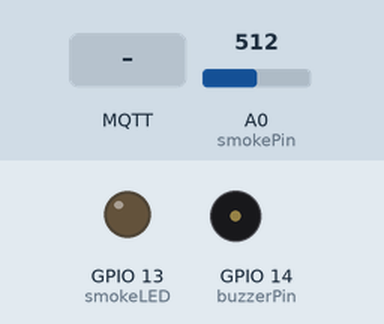
Recording of a sketch running on a simulated ESP8266 (NodeMCU). Shown: output pins drawn as LEDs (lit = HIGH), buzzer (waves = sounding). Inputs (shaded band) come from the test bench; at power-on: A0 (smokePin) = 512. WiFi joins after 1.5 s; servers stay silent unless stated; no MQTT or app messages arrive unless stated; what the sketch prints to the serial monitor is not drawn.

Above: at 2.7 s.
2.8 s: MQTT message "1" arrives on the third subscribed topic
At 2.88 s:
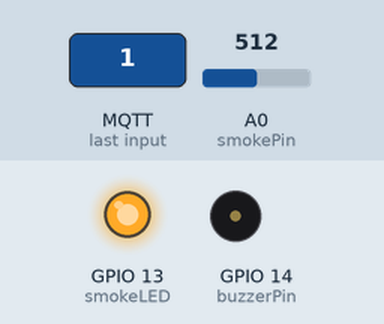
At 5.3 s:
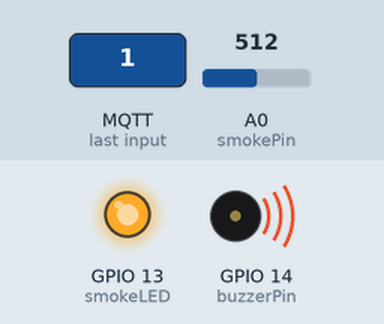
5.8 s: MQTT message "0" arrives on the third subscribed topic
At 5.89 s:
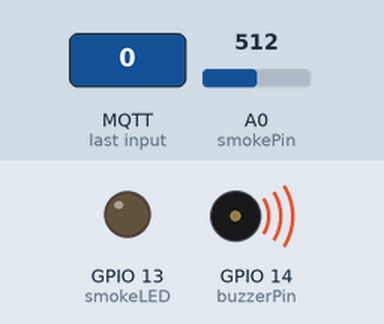
Timing chart, 0 to 8.8 s (numbered marks = the images above; inputs shaded):
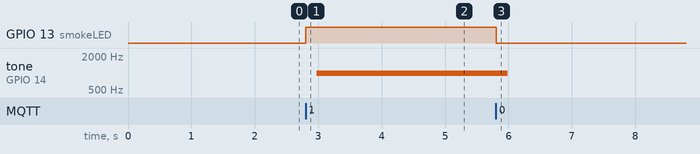

The sketch:

mqtt_esp8266_smoke.ino
```cpp
/*****

 All the resources for this project:
 https://rntlab.com/

*****/

// Loading the required libraries
#include <ESP8266WiFi.h>
#include <PubSubClient.h>
#include <RCSwitch.h>
#include "DHT.h"

// Uncomment one of the lines bellow for whatever DHT sensor type you're using!
#define DHTTYPE DHT11   // DHT 11
//#define DHTTYPE DHT21   // DHT 21 (AM2301)
//#define DHTTYPE DHT22   // DHT 22  (AM2302), AM2321

// Change the credentials below, so your ESP8266 connects to your router
const char* ssid = "YOUR_SSID";
const char* password = "YOUR_PASSWORD";

// Change the variable to your Raspberry Pi IP address, so it connects to your MQTT broker
const char* mqtt_server = "YOUR_RPi_IP_Address";

// Initializes the espClient
WiFiClient espClient;
PubSubClient client(espClient);

RCSwitch mySwitch = RCSwitch();

// Smoke Sensor
int smokePin = A0;
// DHT Sensor
const int DHTPin = 5;

// Initialize DHT sensor.
DHT dht(DHTPin, DHTTYPE);

// Smoke Threshold
int smokeThres = 60;

// Control Variables
boolean armSmoke = false;
boolean smokeTriggered = false;

// Status LEDs
const int smokeLED = 13;

// Buzzer
const int buzzerPin = 14;

// Timers auxiliar variables
long now = millis();
long lastMeasure = 0;
long lastSmokeCheck = 0;

// Don't change the function below. This functions connects your ESP8266 to your router
void setup_wifi() {
  delay(10);
  // We start by connecting to a WiFi network
  Serial.println();
  Serial.print("Connecting to ");
  Serial.println(ssid);
  WiFi.begin(ssid, password);
  while (WiFi.status() != WL_CONNECTED) {
    delay(500);
    Serial.print(".");
  }
  Serial.println("");
  Serial.print("WiFi connected - ESP IP address: ");
  Serial.println(WiFi.localIP());
}

// This functions is executed when some device publishes a message to a topic that your ESP8266 is subscribed to
// Change the function below to add logic to your program, so when a device publishes a message to a topic that
// your ESP8266 is subscribed you can actually do something
void callback(String topic, byte* message, unsigned int length) {
  Serial.print("Message arrived on topic: ");
  Serial.print(topic);
  Serial.print(". Message: ");
  String messageTemp;

  for (int i = 0; i < length; i++) {
    Serial.print((char)message[i]);
    messageTemp += (char)message[i];
  }
  Serial.println();

  // Feel free to add more if statements to control more GPIOs with MQTT

  // If a message is received on the topic home/office/esp1/desk, you check if the message is either 1 or 0. Turns the Desk outlet according to the message
  if(topic=="home/office/esp1/desk"){
      Serial.print("Changing Desk light to ");
      if(messageTemp == "1"){
        mySwitch.send("000101010101000101010101");
        Serial.print("On");
      }
      else if(messageTemp == "0"){
        mySwitch.send("000101010101000101010100");
        Serial.print("Off");
      }
  }
  if(topic=="home/office/esp1/workbench"){
      Serial.print("Changing Workbench light to ");
      if(messageTemp == "1"){
        mySwitch.send("000101010101010001010101");
        Serial.print("On");
      }
      else if(messageTemp == "0"){
        mySwitch.send("000101010101010001010100");
        Serial.print("Off");
      }
  }
  if(topic=="home/office/esp1/smoke"){
      Serial.print("SMOKE SENSOR STATUS CHANGE");
      if(messageTemp == "1"){
        Serial.print("Smoke Sensor Armed");
        client.publish("home/office/esp1/smoke/status", "Armed");
        client.publish("home/office/esp1/smoke/notification", "NO SMOKE");
        armSmoke = true;
        smokeTriggered = false;
        digitalWrite(smokeLED, HIGH);
      }
      else if(messageTemp == "0"){
        Serial.print("Smoke Sensor Not Armed");
        client.publish("home/office/esp1/smoke/status", "Not Armed");
        client.publish("home/office/esp1/smoke/notification", "NO SMOKE");
        armSmoke = false;
        smokeTriggered = false;
        digitalWrite(smokeLED, LOW);
      }
   }
  Serial.println();
}

// This functions reconnects your ESP8266 to your MQTT broker
// Change the function below if you want to subscribe to more topics with your ESP8266
void reconnect() {
  // Loop until we're reconnected
  while (!client.connected()) {
    Serial.print("Attempting MQTT connection...");
    // Attempt to connect
    if (client.connect("ESP8266Client")) {
      Serial.println("connected");
      // Once connected, publish an announcement...
      client.publish("home/office/esp1/smoke/status", "Not Armed");
      client.publish("home/office/esp1/smoke/notification", "NO SMOKE");
      // Subscribe or resubscribe to a topic
      // You can subscribe to more topics (to control more LEDs in this example)
      client.subscribe("home/office/esp1/desk");
      client.subscribe("home/office/esp1/workbench");
      client.subscribe("home/office/esp1/smoke");
    } else {
      Serial.print("failed, rc=");
      Serial.print(client.state());
      Serial.println(" try again in 5 seconds");
      // Wait 5 seconds before retrying
      delay(5000);
    }
  }
}

// The setup function sets your ESP GPIOs to Outputs, starts the serial communication at a baud rate of 115200
// Sets your mqtt broker and sets the callback function
// The callback function is what receives messages and actually controls the LEDs
void setup() {
  pinMode(smokeLED, OUTPUT);
  pinMode(buzzerPin, OUTPUT);

  pinMode(smokePin, INPUT);

  dht.begin();

  Serial.begin(115200);
  setup_wifi();
  client.setServer(mqtt_server, 1883);
  client.setCallback(callback);

  mySwitch.enableTransmit(16);
}

// For this project, you don't need to change anything in the loop function. Basically it ensures that you ESP is connected to your broker
void loop() {

  if (!client.connected()) {
    reconnect();
  }
  client.loop();
  now = millis();
  // Publishes new temperature and humidity every 30 seconds
  if (now - lastMeasure > 30000) {
    lastMeasure = now;
    // Sensor readings may also be up to 2 seconds 'old' (its a very slow sensor)
    float h = dht.readHumidity();
    // Read temperature as Celsius (the default)
    float t = dht.readTemperature();
    // Read temperature as Fahrenheit (isFahrenheit = true)
    float f = dht.readTemperature(true);

    // Check if any reads failed and exit early (to try again).
    if (isnan(h) || isnan(t) || isnan(f)) {
      Serial.println("Failed to read from DHT sensor!");
      return;
    }

    // Computes temperature values in Celsius
    float hic = dht.computeHeatIndex(t, h, false);
    static char temperatureTemp[6];
    dtostrf(hic, 6, 2, temperatureTemp);

    // Uncomment to compute temperature values in Fahrenheit
    // float hif = dht.computeHeatIndex(f, h);
    // static char temperatureTemp[6];
    // dtostrf(hic, 6, 2, temperatureTemp);

    static char humidityTemp[6];
    dtostrf(h, 6, 2, humidityTemp);

    // Publishes Temperature and Humidity values
    client.publish("home/office/esp1/temperature", temperatureTemp);
    client.publish("home/office/esp1/humidity", humidityTemp);

    Serial.print("Humidity: ");
    Serial.print(h);
    Serial.print(" %\t Temperature: ");
    Serial.print(t);
    Serial.print(" *C ");
    Serial.print(f);
    Serial.print(" *F\t Heat index: ");
    Serial.print(hic);
    Serial.println(" *C ");
    // Serial.print(hif);
    // Serial.println(" *F");
  }
  // Checks smoke
  if (now - lastSmokeCheck > 200) {
    lastSmokeCheck = now;
    int smokeValue = analogRead(smokePin);
    if (smokeValue > smokeThres && armSmoke){
      Serial.print("Pin A0: ");
      Serial.println(smokeValue);
      tone(buzzerPin, 1000, 200);
      if(!smokeTriggered){
        Serial.println("SMOKE DETECTED!!!");
        smokeTriggered = true;
        client.publish("home/office/esp1/smoke/notification", "SMOKE DETECTED");
      }
    }
  }
}
```

Measured:
- after the input at 2.8 s, GPIO 13 (smokeLED): LOW → HIGH at once; tone on GPIO 14 (buzzerPin): silent → 1000 Hz after 0.17 s
- after the input at 5.8 s, GPIO 13 (smokeLED): HIGH → LOW at once; tone on GPIO 14 (buzzerPin): 1000 Hz → silent after 0.19 s
